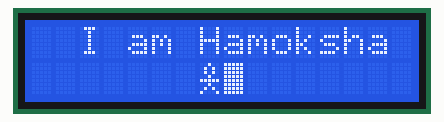
Simulated run of this program. Board: ATmega32, built with avr-gcc and emulated at 8 MHz. Parts: 16×2 character LCD. Wiring (inferred from the names in the program): character LCD (HD44780): RS PA0; R/W PA1; E PA2; data PD0, PD1, PD2, PD3, PD4, PD5, PD6, PD7.

Above: at 0.1 s.
At 8.4 s:
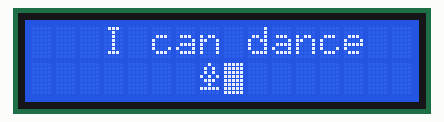
At 19.9 s:
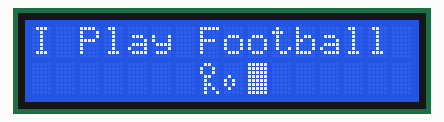
At 39.2 s:
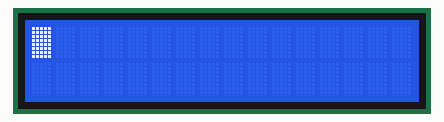

Measured:
- what the display in image 1 shows lasts 0.5 s, from 8.4 s to 8.9 s

The program:

main.c
```c
/*
 * main.c
 *
 *  Created on: Mar 5, 2024
 *      Author: Hassan Bahnasy
 */


/* Lib Layer*/
#include "STD_TYPES.h"
#include "BIT_MATH.h"
#define F_CPU 8000000UL
#include <util/delay.h>
/* MCAL Layer */
#include "DIO_interface.h"


/* HAL Layer */
#include "LCD_interface.h"

void setup(void);
void SpecialChar0(void);
void SpecialChar1(void);
void SpecialChar2(void);
void SpecialChar3(void);
void FrameOne(void);
void FrameTwo(void);
void FrameThree(void);
int main(void)
{
	setup();

	while(1)
	{
		FrameOne();
		_delay_ms(500);
		FrameTwo();
		_delay_ms(500);
		FrameThree();
		_delay_ms(500);
	}
	return 0;
}


void setup(void)
{
	DIO_voidInit();
	LCD_voidInit();
}
void SpecialChar0(void)
{
	LCD_voidSendCmnd(LCD_u8_CUSTOM_CHAR_0_COMMAND);
	u8 i;
	u8 customChar[] = {
			0b00000100,
			0b00001010,
			0b00001010,
			0b00000100,
			0b00011111,
			0b00000100,
			0b00001010,
			0b00010001
	};
	for(i = 0;i <sizeof(customChar);i++)
	{
		LCD_voidSendChar(customChar[i]);
	}
}
void SpecialChar1(void)
{
	LCD_voidSendCmnd(LCD_u8_CUSTOM_CHAR_1_COMMAND);
	u8 i;
	u8 customChar[] = {
			0b00001100,
			0b00010010,
			0b00010010,
			0b00001100,
			0b00001000,
			0b00001100,
			0b00001010,
			0b00001001
	};
	for(i = 0;i <sizeof(customChar);i++)
	{
		LCD_voidSendChar(customChar[i]);
	}
}
void SpecialChar2(void)//ball
{
	LCD_voidSendCmnd(LCD_u8_CUSTOM_CHAR_2_COMMAND);
	u8 i;
	u8 customChar[] = {
			0b00000000,
			0b00000000,
			0b00000000,
			0b00001000,
			0b00010100,
			0b00010100,
			0b00001000,
			0b00000000
	};
	for(i = 0;i <sizeof(customChar);i++)
	{
		LCD_voidSendChar(customChar[i]);
	}
}
void SpecialChar3(void)//dance
{
	LCD_voidSendCmnd(LCD_u8_CUSTOM_CHAR_3_COMMAND);
	u8 i;
	u8 customChar[] = {
			0b00000100,
			0b00001010,
			0b00001010,
			0b00010101,
			0b00001110,
			0b00000100,
			0b00011111,
			0b00000000
	};
	for(i = 0;i <sizeof(customChar);i++)
	{
		LCD_voidSendChar(customChar[i]);
	}
}
void FrameOne(void)
{
	LCD_u8GoToXY(LCD_u8_LINE1,2);
	LCD_voidWriteString("I am Hamoksha");
	SpecialChar0();
	LCD_u8GoToXY(LCD_u8_LINE2,7);
	LCD_voidSendChar(0);
	_delay_ms(500);
	LCD_voidClearScreen();
}
void FrameTwo(void)
{
	LCD_u8GoToXY(LCD_u8_LINE1,0);
	LCD_voidWriteString("I Play Football");
	SpecialChar1();
	SpecialChar2();
	LCD_u8GoToXY(LCD_u8_LINE2,7);
	LCD_voidSendChar(1);
	LCD_voidSendChar(2);
	_delay_ms(500);
	LCD_voidClearScreen();
}
void FrameThree(void)
{
	LCD_u8GoToXY(LCD_u8_LINE1,3);
	LCD_voidWriteString("I can dance");
	SpecialChar3();
	LCD_u8GoToXY(LCD_u8_LINE2,7);
	LCD_voidSendChar(3);
	_delay_ms(500);
	LCD_voidClearScreen();
}
```

LCD_config.h
```c
/****************************************************************************/
/************************* Name: Hassan Bahnasy     *************************/
/*************************    Date: 29/2/2024       *************************/
/*************************      SWC: LCD            *************************/
/*************************    Version: 1.0          *************************/
/****************************************************************************/

#ifndef LCD_CONFIG_H
#define LCD_CONFIG_H

/******************** Macros for LCD ********************/
/*Options: 1- DIO_u8_PORTA
		   2- DIO_u8_PORTB
		   3- DIO_u8_PORTC
           4- DIO_u8_PORTD */

#define LCD_u8_CTRL_PORT  DIO_u8_PORTA
#define LCD_u8_DATA_PORT  DIO_u8_PORTD

/*Options: 1- DIO_u8_PIN0
		   2- DIO_u8_PIN1
		   3- DIO_u8_PIN2
           4- DIO_u8_PIN3
           5- DIO_u8_PIN4
           6- DIO_u8_PIN5
           7- DIO_u8_PIN6
           8- DIO_u8_PIN7 */

#define LCD_u8_RS_PIN     DIO_u8_PIN0
#define LCD_u8_RW_PIN     DIO_u8_PIN1
#define LCD_u8_E_PIN      DIO_u8_PIN2

/********************************************************/
/*Options:1- LCD_u8_MODE_8_BIT
		  2- LCD_u8_MODE_4_BIT*/

#define LCD_u8_MODE       LCD_u8_MODE_8_BIT
/*********** Macros for LCD Commands ********************/
/*Options:  1- 0x38 --> 8bit-mode , 2 Lines , 5*7 dots
			2-*/
#define LCD_u8_FUNCTION_SET_CMND  0x38
/********************************************************/
/*Options:  1- 0x0F --> Display on , Cursor Display on , Blinking on
			2-*/
#define LCD_u8_DISPLAY_CONTROL_CMND  0x0F
/********************************************************/
#define LCD_u8_DISPLAY_CLEAR_CMND   0x01
/********************************************************/
/*Options:  1- 0x06 --> Increase , no shift
			2-*/
#define LCD_u8_ENTRY_MODE_SET_CMND   0x06
/********************************************************/


#endif
```

LCD_interface.h
```c
/****************************************************************************/
/************************* Name: Hassan Bahnasy     *************************/
/*************************    Date: 29/2/2024       *************************/
/*************************      SWC: LCD            *************************/
/*************************    Version: 1.0          *************************/
/****************************************************************************/

#ifndef LCD_INTERFACE_H
#define LCD_INTERFACE_H

#define LCD_u8_LINE1    1
#define LCD_u8_LINE2    2

#define LCD_u8_FIRSTLINE_ADDRESS      0x80
#define LCD_u8_SECONDLINE_ADDRESS     0xC0

// Define macros for accessing custom characters in CGRAM
#define LCD_u8_CUSTOM_CHAR_0_ADDRESS  0x00 // Address of custom character 0 in CGRAM
#define LCD_u8_CUSTOM_CHAR_1_ADDRESS  0x08 // Address of custom character 1 in CGRAM
#define LCD_u8_CUSTOM_CHAR_2_ADDRESS  0x10 // Address of custom character 2 in CGRAM
#define LCD_u8_CUSTOM_CHAR_3_ADDRESS  0x18 // Address of custom character 3 in CGRAM
#define LCD_u8_CUSTOM_CHAR_4_ADDRESS  0x20 // Address of custom character 4 in CGRAM
#define LCD_u8_CUSTOM_CHAR_5_ADDRESS  0x28 // Address of custom character 5 in CGRAM
#define LCD_u8_CUSTOM_CHAR_6_ADDRESS  0x30 // Address of custom character 6 in CGRAM
#define LCD_u8_CUSTOM_CHAR_7_ADDRESS  0x38 // Address of custom character 7 in CGRAM
// Define macros for commands to access custom characters in CGRAM
#define LCD_SET_CGRAM_ADDRESS_COMMAND(address) ((address & 0b00111111) | 0b01000000)
#define LCD_u8_CUSTOM_CHAR_0_COMMAND LCD_SET_CGRAM_ADDRESS_COMMAND(LCD_u8_CUSTOM_CHAR_0_ADDRESS)
#define LCD_u8_CUSTOM_CHAR_1_COMMAND LCD_SET_CGRAM_ADDRESS_COMMAND(LCD_u8_CUSTOM_CHAR_1_ADDRESS)
#define LCD_u8_CUSTOM_CHAR_2_COMMAND LCD_SET_CGRAM_ADDRESS_COMMAND(LCD_u8_CUSTOM_CHAR_2_ADDRESS)
#define LCD_u8_CUSTOM_CHAR_3_COMMAND LCD_SET_CGRAM_ADDRESS_COMMAND(LCD_u8_CUSTOM_CHAR_3_ADDRESS)
#define LCD_u8_CUSTOM_CHAR_4_COMMAND LCD_SET_CGRAM_ADDRESS_COMMAND(LCD_u8_CUSTOM_CHAR_4_ADDRESS)
#define LCD_u8_CUSTOM_CHAR_5_COMMAND LCD_SET_CGRAM_ADDRESS_COMMAND(LCD_u8_CUSTOM_CHAR_5_ADDRESS)
#define LCD_u8_CUSTOM_CHAR_6_COMMAND LCD_SET_CGRAM_ADDRESS_COMMAND(LCD_u8_CUSTOM_CHAR_6_ADDRESS)
#define LCD_u8_CUSTOM_CHAR_7_COMMAND LCD_SET_CGRAM_ADDRESS_COMMAND(LCD_u8_CUSTOM_CHAR_7_ADDRESS)

// Define macros for shift patterns
#define LCD_u8_SHIFT_CURSOR_LEFT_CMND       0x10 // Shift cursor left (Decrement cursor position)
#define LCD_u8_SHIFT_CURSOR_RIGHT_CMND      0x14 // Shift cursor right (Increment cursor position)
#define LCD_u8_SHIFT_DISPLAY_LEFT_CMND      0x18 // Shift display left (Scroll display to the left)
#define LCD_u8_SHIFT_DISPLAY_RIGHT_CMND     0x1C // Shift display right (Scroll display to the right)

void LCD_voidInit(void);

void LCD_voidSendCmnd(u8 Copy_u8Cmnd);

void LCD_voidSendChar(u8 Copy_u8Char);

void LCD_voidWriteString(u8* Copy_pu8String);

void LCD_voidWriteNumber(u32 Copy_u32Number);

u8 LCD_u8GoToXY(u8 Copy_u8LineNum, u8 Copy_u8Location);

void LCD_voidClearScreen(void);

#endif
```

LCD_program.c
```c
/****************************************************************************/
/************************* Name: Hassan Bahnasy     *************************/
/*************************    Date: 29/2/2024       *************************/
/*************************      SWC: LCD            *************************/
/*************************    Version: 1.0          *************************/
/****************************************************************************/
/************* Lib Layer *********************/
#include "BIT_MATH.h"
#include "STD_TYPES.h"
#define F_CPU 8000000UL
#include <util/delay.h>

/************* MCAL Layer ********************/
#include "DIO_interface.h"

/************* HAL Layer *********************/
#include "LCD_interface.h"
#include "LCD_config.h"
#include "LCD_private.h"

/************** APIs *************************/
void LCD_voidInit(void)
{
	/* Step 1: delay more than 30 ms for waiting VDD raises to 4.5 V*/
	_delay_ms(35);
	/* Step 2: Function Set Command
	1- DL: 1 --> 8 bit-mode
	2- N:  1 --> 2 lines
	3- F:  0 --> 5 * 7 dots */
	LCD_voidSendCmnd(LCD_u8_FUNCTION_SET_CMND);
	_delay_us(40); //Step 3: wait 39 us
	/* Step 4: DisplayControl Command
	1- D:  1 --> Display on
	2- C:  1 --> Cursor Display on
	3- B:  1 --> Blinking on */
	LCD_voidSendCmnd(LCD_u8_DISPLAY_CONTROL_CMND);
	_delay_us(40); //Step 5: wait 39 us
	/* Step 6: Display Clear Command*/
	LCD_voidSendCmnd(LCD_u8_DISPLAY_CLEAR_CMND);
	_delay_ms(2); //Step 7:wait more than 1.53 ms
	/* Step 8: Entry Mode Set Command
	1- I/D: 1 --> Increase
	2- SH: 0 --> no shift*/
	LCD_voidSendCmnd(LCD_u8_ENTRY_MODE_SET_CMND);


}

void LCD_voidSendCmnd(u8 Copy_u8Cmnd)
{
#if LCD_u8_MODE == LCD_u8_MODE_8_BIT
	/* Step 1: RS = 0 */
	DIO_u8SetPinValue(LCD_u8_CTRL_PORT,LCD_u8_RS_PIN,DIO_u8_LOW);
	/* Step 2: RW = 0 */
	DIO_u8SetPinValue(LCD_u8_CTRL_PORT,LCD_u8_RW_PIN,DIO_u8_LOW);
	/* Step 3: Write Command  */
	DIO_u8SetPortValue(LCD_u8_DATA_PORT,Copy_u8Cmnd);
	/* Step 4: E = 1 */
	DIO_u8SetPinValue(LCD_u8_CTRL_PORT,LCD_u8_E_PIN,DIO_u8_HIGH);
	_delay_us(1); //wait tw = 230 ns
	/* Step 5: E = 0 */
	DIO_u8SetPinValue(LCD_u8_CTRL_PORT,LCD_u8_E_PIN,DIO_u8_LOW);
	_delay_us(1); // wait tc = 500ns (not important because 1 us in step 4 is enough because >>> 230ns )
#elif LCD_u8_MODE == LCD_u8_MODE_4_BIT
	/* Code to Send a Command at 4 bit mode*/
	/* Step 1: RS = 0 */
	DIO_u8SetPinValue(LCD_u8_CTRL_PORT,LCD_u8_RS_PIN,DIO_u8_LOW);
	/* Step 2: RW = 0 */
	DIO_u8SetPinValue(LCD_u8_CTRL_PORT,LCD_u8_RW_PIN,DIO_u8_LOW);
	/* Step 3: Write Command  */
	DIO_u8SetPortValue(LCD_u8_DATA_PORT,Copy_u8Cmnd);
	/* Step 4: E = 1 */
	DIO_u8SetPinValue(LCD_u8_CTRL_PORT,LCD_u8_E_PIN,DIO_u8_HIGH);
	_delay_us(1); //wait tw = 230 ns
	/* Step 5: E = 0 */
	DIO_u8SetPinValue(LCD_u8_CTRL_PORT,LCD_u8_E_PIN,DIO_u8_LOW);
	_delay_us(1); // wait tc = 500ns (not important because 1 us in step 4 is enough because >>> 230ns )
	/* Step 6: Write Command << 4 */
	DIO_u8SetPortValue(LCD_u8_DATA_PORT,Copy_u8Cmnd<<4);
	/* Step 7: E = 1 */
	DIO_u8SetPinValue(LCD_u8_CTRL_PORT,LCD_u8_E_PIN,DIO_u8_HIGH);
	_delay_us(1); //wait tw = 230 ns
	/* Step 8: E = 0 */
	DIO_u8SetPinValue(LCD_u8_CTRL_PORT,LCD_u8_E_PIN,DIO_u8_LOW);
	_delay_us(1); // wait tc = 500ns (not important because 1 us in step 4 is enough because >>> 230ns )

#endif

}

void LCD_voidSendChar(u8 Copy_u8Char)
{
	/* Step 1: RS = 1 */
	DIO_u8SetPinValue(LCD_u8_CTRL_PORT,LCD_u8_RS_PIN,DIO_u8_HIGH);
	/* Step 2: RW = 0 */
	DIO_u8SetPinValue(LCD_u8_CTRL_PORT,LCD_u8_RW_PIN,DIO_u8_LOW);
	/* Step 3: Write Char  */
	DIO_u8SetPortValue(LCD_u8_DATA_PORT,Copy_u8Char);
	/* Step 4: E = 1 */
	DIO_u8SetPinValue(LCD_u8_CTRL_PORT,LCD_u8_E_PIN,DIO_u8_HIGH);
	_delay_us(1); //wait tw = 230 ns
	/* Step 5: E = 0 */
	DIO_u8SetPinValue(LCD_u8_CTRL_PORT,LCD_u8_E_PIN,DIO_u8_LOW);
	_delay_us(1); // wait tc = 500ns (not important because 1 us in step 4 is enough because >>> 230ns )
}

void LCD_voidWriteString(u8* Copy_pu8String)
{
	// Iterate through the string until the null terminator ('\0') is encountered
	while(*Copy_pu8String != '\0')
	{
		// Send each character of the string to the LCD
		LCD_voidSendChar(*Copy_pu8String);
		// Move to the next character in the string
		Copy_pu8String++;
	}
}

void LCD_voidWriteNumber(u32 Copy_u32Number)
{
	// Temporary array to store digits of the number
	u8 digits[15];
	// Index to keep track of the current digit position
	s8 index = -1; // Start from -1 to accommodate numbers with zero
	s8 i;
	// Special case for handling zero separately
	if (Copy_u32Number == 0)
    {
        LCD_voidSendChar('0');
        return;
    }
    // Extract each digit of the number and store in the temporary array
    while(Copy_u32Number > 0)
    {
    	index++;
    	digits[index] = Copy_u32Number % 10; // Extract the last digit
    	Copy_u32Number /= 10; // Move to the next digit
    }

    // Write the digits to the LCD in reverse order
    for (i = index; i >= 0; i--)
    {
    	// Convert digit to character and send to LCD
    	LCD_voidSendChar(digits[i] +'0');
    }

}
u8 LCD_u8GoToXY(u8 Copy_u8LineNum, u8 Copy_u8Location)
{
	u8 Local_u8ErrorState = STD_TYPES_OK;
	if(Copy_u8Location <= 39)
	{
		switch(Copy_u8LineNum)
		{
			case LCD_u8_LINE1:LCD_voidSendCmnd(LCD_u8_FIRSTLINE_ADDRESS + Copy_u8Location);break;
			case LCD_u8_LINE2:LCD_voidSendCmnd(LCD_u8_SECONDLINE_ADDRESS + Copy_u8Location);break;
			default:Local_u8ErrorState = STD_TYPES_NOK;
		}
	}
	return Local_u8ErrorState;
}
void LCD_voidClearScreen(void)
{
	LCD_voidSendCmnd(LCD_u8_DISPLAY_CLEAR_CMND);
}
```

BIT_MATH.h
```c
/****************************************************************************/
/************************* Name: Hassan Bahnasy     *************************/
/*************************    Date: 24/2/2024       *************************/
/*************************      SWC: BIT_MATH       *************************/
/*************************    Version: 1.0          *************************/
/****************************************************************************/
#ifndef BIT_MATH_H
#define BIT_MATH_H

#define SET_BIT(REG,PIN)    REG |=(1<<PIN)
#define CLR_BIT(REG,PIN)    REG &=~(1<<PIN)
#define GET_BIT(REG,PIN)    ((REG>>PIN)&1)
#define TOG_BIT(REG,PIN)    REG ^=(1<<PIN)

#endif
```

DIO_interface.h
```c
/****************************************************************************/
/************************* Name: Hassan Bahnasy     *************************/
/*************************    Date: 24/2/2024       *************************/
/*************************      SWC: DIO            *************************/
/*************************    Version: 1.0          *************************/
/****************************************************************************/
#ifndef DIO_INTERFACE_H
#define DIO_INTERFACE_H

/* Macros For PORTS */
#define DIO_u8_PORTA      0
#define DIO_u8_PORTB      1
#define DIO_u8_PORTC      2
#define DIO_u8_PORTD      3


/* Macros For PINS */
#define DIO_u8_PIN0       0
#define DIO_u8_PIN1       1
#define DIO_u8_PIN2       2
#define DIO_u8_PIN3       3
#define DIO_u8_PIN4       4
#define DIO_u8_PIN5       5
#define DIO_u8_PIN6       6
#define DIO_u8_PIN7       7


/* Macros For Pin Direction */
#define DIO_u8_INPUT      0
#define DIO_u8_OUTPUT     1

/* Macros For Pin Value */
#define DIO_u8_LOW       0
#define DIO_u8_HIGH      1

void DIO_voidInit(void);

u8 DIO_u8SetPinDirection(u8 Copy_u8PortId, u8 Copy_u8PinId, u8 Copy_u8PinDirection);

u8 DIO_u8SetPinValue(u8 Copy_u8PortId, u8 Copy_u8PinId, u8 Copy_u8PinValue);

u8 DIO_u8GetPinValue(u8 Copy_u8PortId, u8 Copy_u8PinId, u8 *Copy_pu8ReturnedPinValue);

u8 DIO_u8SetPortDirection(u8 Copy_u8PortId, u8 Copy_u8PortDirection);

u8 DIO_u8SetPortValue(u8 Copy_u8PortId, u8 Copy_u8PortValue);

u8 DIO_u8GetPortValue(u8 Copy_u8PortId, u8 *Copy_pu8ReturnedPortValue);

#endif
```

DIO_private.h
```c
/****************************************************************************/
/************************* Name: Hassan Bahnasy     *************************/
/*************************    Date: 24/2/2024       *************************/
/*************************      SWC: DIO            *************************/
/*************************    Version: 1.0          *************************/
/****************************************************************************/
#ifndef DIO_PRIVATE_H
#define DIO_PRIVATE_H


#define DIO_u8_PORTA_REG      *((volatile u8*)(0x3B))
#define DIO_u8_DDRA_REG       *((volatile u8*)(0x3A))
#define DIO_u8_PINA_REG       *((volatile u8*)(0x39))

#define DIO_u8_PORTB_REG      *((volatile u8*)(0x38))
#define DIO_u8_DDRB_REG       *((volatile u8*)(0x37))
#define DIO_u8_PINB_REG       *((volatile u8*)(0x36))

#define DIO_u8_PORTC_REG      *((volatile u8*)(0x35))
#define DIO_u8_DDRC_REG       *((volatile u8*)(0x34))
#define DIO_u8_PINC_REG       *((volatile u8*)(0x33))

#define DIO_u8_PORTD_REG      *((volatile u8*)(0x32))
#define DIO_u8_DDRD_REG       *((volatile u8*)(0x31))
#define DIO_u8_PIND_REG       *((volatile u8*)(0x30))


/* Macros For pins Direction*/
#define DIO_u8_INTIAL_INPUT         0
#define DIO_u8_INTIAL_OUTPUT        1

/* Macros For Pin Values*/
#define DIO_u8_OUTPUT_LOW           0
#define DIO_u8_OUTPUT_HIGH          1
#define DIO_u8_INPUT_FLOATING       0
#define DIO_u8_INPUT_PULLUP         1


#define Conc(b7,b6,b5,b4,b3,b2,b1,b0)          Conc_Help(b7,b6,b5,b4,b3,b2,b1,b0)
#define Conc_Help(b7,b6,b5,b4,b3,b2,b1,b0)     0b##b7##b6##b5##b4##b3##b2##b1##b0
#endif
```

LCD_private.h
```c
/****************************************************************************/
/************************* Name: Hassan Bahnasy     *************************/
/*************************    Date: 29/2/2024       *************************/
/*************************      SWC: LCD            *************************/
/*************************    Version: 1.0          *************************/
/****************************************************************************/

#ifndef LCD_PRIVATE_H
#define LCD_PRIVATE_H

#define LCD_u8_MODE_8_BIT   1
#define LCD_u8_MODE_4_BIT   2

#endif
```

Source omitted: DIO_config.h (5584 bytes), DIO_program.c (8728 bytes), STD_TYPES.h (941 bytes)
